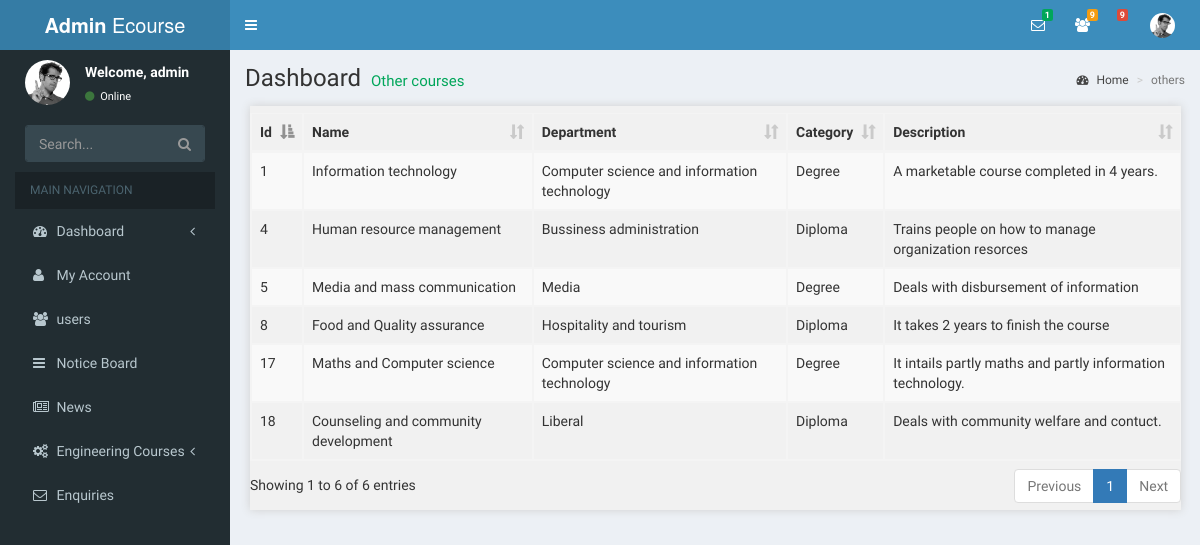
Before: /admin/others.php with the older database file.
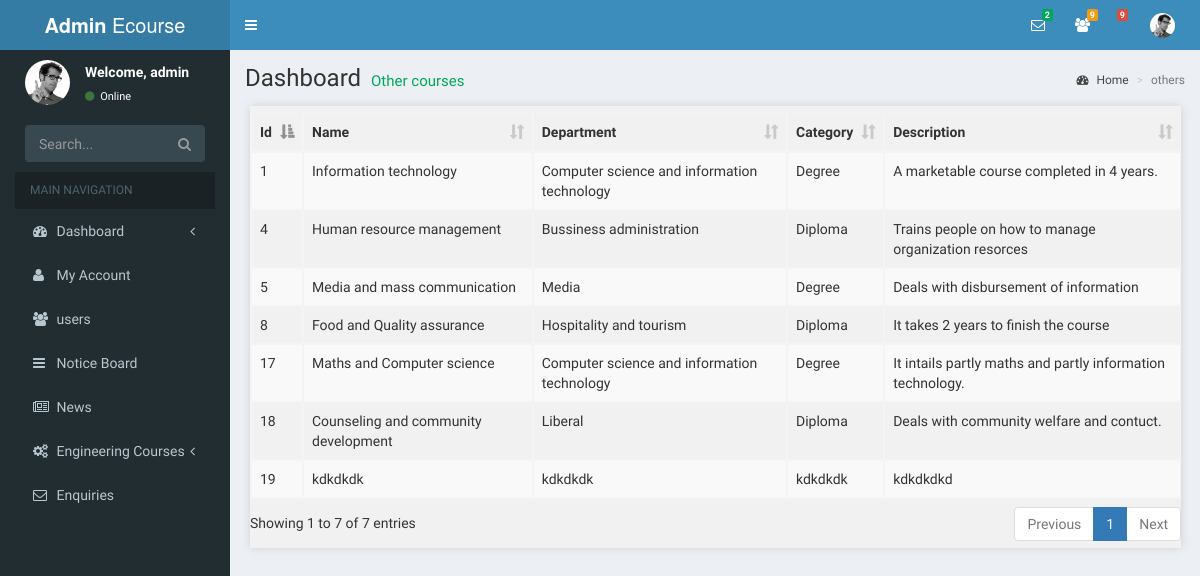
After: the same page with the newer database file.
### tables this page shows
CREATE TABLE IF NOT EXISTS `courses` (
  `id` int(10) NOT NULL AUTO_INCREMENT,
  `name` varchar(100) NOT NULL,
  `department` varchar(100) NOT NULL,
  `category` varchar(100) NOT NULL,
  `description` varchar(200) NOT NULL,
  PRIMARY KEY (`id`)
);

### admin/others.php (the view, shortened to what the changed rows need)
<?php
  require('layout/sidebar.php')
?>
  <div class="content-wrapper">
    <section class="content-header">
      <h1>
        Dashboard
        <small>Other courses</small>
      </h1>
    </section>
     <div class="all-courses">
          <?php
            $result = mysql_query("SELECT * FROM courses");
            ?>
            <div class="courses_outer">
                 <div class="course_table">
                        <table id="example" class="table table-striped table-bordered display">
                            <thead class="table_header">
                              <tr>
                                <th>Id</th>
                                <th>Name</th>
                                <th>Department</th>
                                <th>Category</th>
                                <th>Description </th>
                              </tr>
                            </thead>
                            <tbody>
                              <?php
                                while( $row = mysql_fetch_assoc( $result ) ){
                                  echo
                                  "<tr>
                                    <td>{$row['id']}</td>
                                    <td>{$row['name']}</td>
                                    <td>{$row['department']}</td>
                                    <td>{$row['category']}</td>
                                    <td>{$row['description']}</td>
                                  </tr>";
                                }
                              ?>
                            </tbody>
                        </table>
                     </div>
            </div>
       </div>
   </div>
  </div>
<?php
  require('layout/footer.php')
?>

### admin/layout/sidebar.php (shortened to what the changed rows need)
<!DOCTYPE html>
<html>
<head>
  <link rel="stylesheet" href="bootstrap/css/bootstrap.min.css">
  <link rel="stylesheet" href="assets/css/dataTables.bootstrap.css">
  <link rel="stylesheet" href="font-awesome/css/font-awesome.min.css">
  <link rel="stylesheet" href="bootstrap/css/ionicons.min.css">
  <link rel="stylesheet" href="dist/css/AdminLTE.css">
  <link rel="stylesheet" href="dist/css/skins/_all-skins.min.css">
  <link rel="stylesheet" href="plugins/iCheck/flat/green.css">
  <link rel="stylesheet" href="plugins/morris/morris.css">
  <link rel="stylesheet" href="plugins/jvectormap/jquery-jvectormap-1.2.2.css">
  <link rel="stylesheet" href="plugins/datepicker/datepicker3.css">
  <link rel="stylesheet" href="plugins/daterangepicker/daterangepicker-bs3.css">
  <link rel="stylesheet" href="plugins/bootstrap-wysihtml5/bootstrap3-wysihtml5.min.css">
</head>
<body class="hold-transition skin-blue sidebar-mini">
<div class="wrapper">
  <header class="main-header">
    <nav class="navbar navbar-static-top" role="navigation">
      <div class="navbar-custom-menu">
        <ul class="nav navbar-nav">
          <li class="messages-menu">
              <a href="messages.php" class="enquiries">
                  <i class="fa fa-envelope-o" title="messages to read"></i>
                  <span class="label label-success">
                      <?php
                          $link = mysql_connect("localhost", "root", "root");
                          $result = mysql_query("SELECT * FROM enquiries", $link);
                          $num_rows = mysql_num_rows($result);
                          echo "$num_rows";
                       ?>
                   </span>
               </a>
          </li>
        </ul>
      </div>
    </nav>
  </header>

Changed rows visible on the page:
added courses: id "19", name "kdkdkdk", department "kdkdkdk", category "kdkdkdk", description "kdkdkdkd"
Other visible differences:
$num_rows: "1" → "2"
text written by a page script: "Showing 1 to 6 of 6 entries Previous 1 Next" → "Showing 1 to 7 of 7 entries Previous 1 Next"
